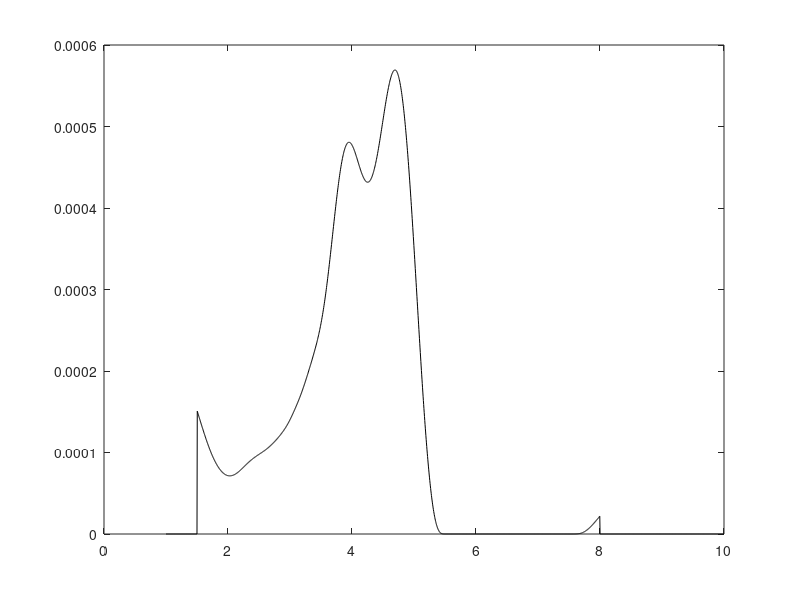
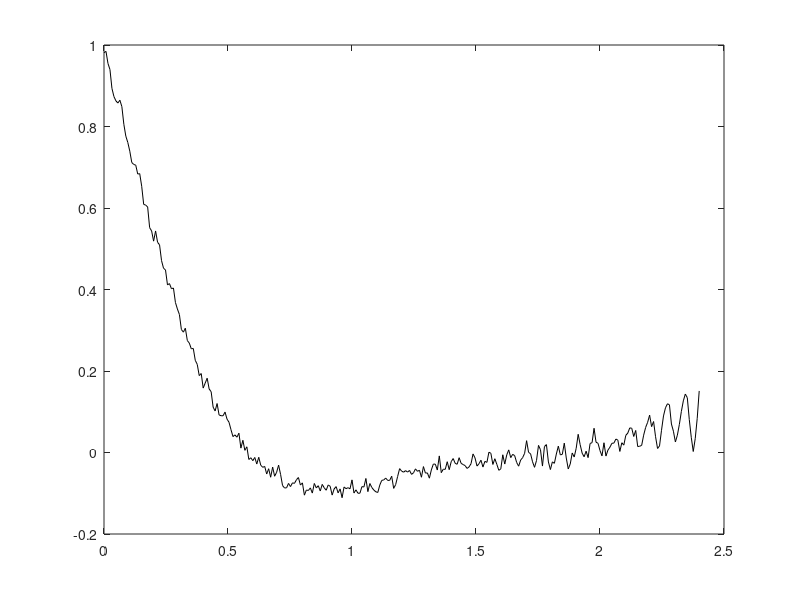
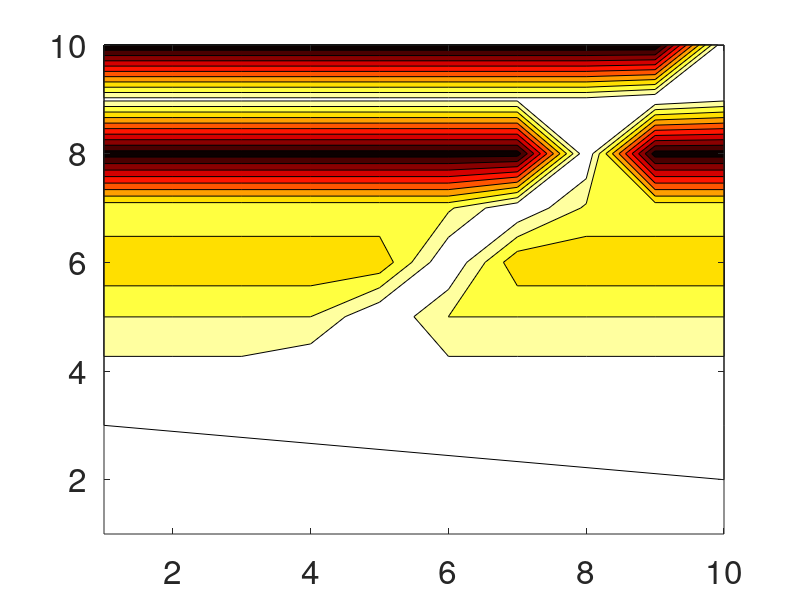

Write the MATLAB code that produced these figures, in order.
data=load('series_mean.dat');
[m,n]=size(data);

figure(2); clf;
plot(data(:,1),data(:,2),'k');

data=load('series_distr.dat');
[m,n]=size(data);

figure(1); clf;
plot(data(:,1),data(:,2),'k');

data_diff=load('series_diff.dat');

cmpmat=load('series_cmp.dat');

figure(4); clf;
contourf(cmpmat);
set(gca,'FontSize',24);
colormap(hot);
cmap=flipud(colormap);
colormap(cmap);